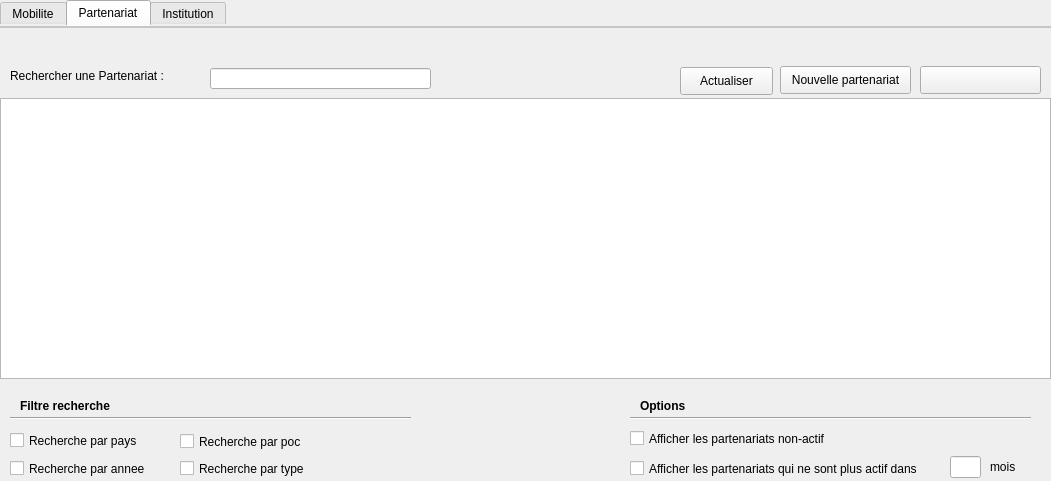
<?xml version="1.0" encoding="UTF-8"?>
<ui version="4.0">
 <class>TabWidget</class>
 <widget class="QTabWidget" name="TabWidget">
  <property name="geometry">
   <rect>
    <x>0</x>
    <y>0</y>
    <width>1051</width>
    <height>481</height>
   </rect>
  </property>
  <property name="windowTitle">
   <string>TabWidget</string>
  </property>
  <property name="styleSheet">
   <string notr="true">QTabWidget::pane { /* The tab widget frame */
    border-top: 2px solid #C2C7CB;
}</string>
  </property>
  <property name="currentIndex">
   <number>1</number>
  </property>
  <widget class="QWidget" name="MOBILITE">
   <attribute name="title">
    <string>Mobilite</string>
   </attribute>
   <widget class="QTableView" name="tableView_Mobilite">
    <property name="geometry">
     <rect>
      <x>0</x>
      <y>71</y>
      <width>1051</width>
      <height>281</height>
     </rect>
    </property>
   </widget>
   <widget class="QLineEdit" name="lineEdit_rechercheEtudiant">
    <property name="geometry">
     <rect>
      <x>170</x>
      <y>40</y>
      <width>221</width>
      <height>21</height>
     </rect>
    </property>
   </widget>
   <widget class="QCheckBox" name="checkBox_pays">
    <property name="geometry">
     <rect>
      <x>10</x>
      <y>402</y>
      <width>151</width>
      <height>21</height>
     </rect>
    </property>
    <property name="text">
     <string>Recherche par pays</string>
    </property>
   </widget>
   <widget class="QCheckBox" name="checkBox_duree">
    <property name="geometry">
     <rect>
      <x>10</x>
      <y>430</y>
      <width>151</width>
      <height>21</height>
     </rect>
    </property>
    <property name="text">
     <string>Recherche par duree</string>
    </property>
   </widget>
   <widget class="QCheckBox" name="checkBox_ecole">
    <property name="geometry">
     <rect>
      <x>180</x>
      <y>403</y>
      <width>151</width>
      <height>21</height>
     </rect>
    </property>
    <property name="text">
     <string>Recherche par ecole</string>
    </property>
   </widget>
   <widget class="QCheckBox" name="checkBox_classe">
    <property name="geometry">
     <rect>
      <x>180</x>
      <y>430</y>
      <width>151</width>
      <height>21</height>
     </rect>
    </property>
    <property name="text">
     <string>Recherche par classe</string>
    </property>
   </widget>
   <widget class="QPushButton" name="pushButton_newMobilite">
    <property name="geometry">
     <rect>
      <x>790</x>
      <y>39</y>
      <width>121</width>
      <height>28</height>
     </rect>
    </property>
    <property name="text">
     <string>Nouvelle Mobilite</string>
    </property>
   </widget>
   <widget class="QLabel" name="label_rechercheEleve">
    <property name="geometry">
     <rect>
      <x>10</x>
      <y>40</y>
      <width>151</width>
      <height>16</height>
     </rect>
    </property>
    <property name="text">
     <string>Rechercher un élève :</string>
    </property>
   </widget>
   <widget class="QPushButton" name="pushButton_statistiquesMobilite">
    <property name="geometry">
     <rect>
      <x>920</x>
      <y>38</y>
      <width>121</width>
      <height>28</height>
     </rect>
    </property>
    <property name="text">
     <string>Statistiques</string>
    </property>
   </widget>
   <widget class="QPushButton" name="pushButton_actualiserMobilite">
    <property name="geometry">
     <rect>
      <x>690</x>
      <y>38</y>
      <width>93</width>
      <height>28</height>
     </rect>
    </property>
    <property name="text">
     <string>Actualiser</string>
    </property>
   </widget>
   <widget class="Line" name="line_filtreRechercheMobilite">
    <property name="geometry">
     <rect>
      <x>10</x>
      <y>380</y>
      <width>401</width>
      <height>20</height>
     </rect>
    </property>
    <property name="orientation">
     <enum>Qt::Horizontal</enum>
    </property>
   </widget>
   <widget class="QLabel" name="label_filtreRechercheMobilite">
    <property name="geometry">
     <rect>
      <x>20</x>
      <y>370</y>
      <width>151</width>
      <height>16</height>
     </rect>
    </property>
    <property name="font">
     <font>
      <bold>true</bold>
     </font>
    </property>
    <property name="text">
     <string>Filtre recherche</string>
    </property>
   </widget>
  </widget>
  <widget class="QWidget" name="PARTENRIAT">
   <attribute name="title">
    <string>Partenariat</string>
   </attribute>
   <widget class="QTableView" name="tableView_Partenariat">
    <property name="geometry">
     <rect>
      <x>0</x>
      <y>70</y>
      <width>1051</width>
      <height>281</height>
     </rect>
    </property>
   </widget>
   <widget class="QPushButton" name="pushButton_newPartenariat">
    <property name="geometry">
     <rect>
      <x>780</x>
      <y>38</y>
      <width>131</width>
      <height>28</height>
     </rect>
    </property>
    <property name="text">
     <string>Nouvelle partenariat</string>
    </property>
   </widget>
   <widget class="QPushButton" name="pushButton_actualiserPartenariat">
    <property name="geometry">
     <rect>
      <x>680</x>
      <y>39</y>
      <width>93</width>
      <height>28</height>
     </rect>
    </property>
    <property name="text">
     <string>Actualiser</string>
    </property>
   </widget>
   <widget class="QLabel" name="label_recherchePartenariat">
    <property name="geometry">
     <rect>
      <x>10</x>
      <y>40</y>
      <width>201</width>
      <height>16</height>
     </rect>
    </property>
    <property name="text">
     <string>Rechercher une Partenariat :</string>
    </property>
   </widget>
   <widget class="QLineEdit" name="lineEdit_recherchePartenariat">
    <property name="geometry">
     <rect>
      <x>210</x>
      <y>40</y>
      <width>221</width>
      <height>21</height>
     </rect>
    </property>
   </widget>
   <widget class="QPushButton" name="pushButton_notificationPartenariat">
    <property name="geometry">
     <rect>
      <x>920</x>
      <y>38</y>
      <width>121</width>
      <height>28</height>
     </rect>
    </property>
    <property name="text">
     <string/>
    </property>
   </widget>
   <widget class="QCheckBox" name="checkBox_partenariatType">
    <property name="geometry">
     <rect>
      <x>180</x>
      <y>430</y>
      <width>151</width>
      <height>21</height>
     </rect>
    </property>
    <property name="text">
     <string>Recherche par type</string>
    </property>
   </widget>
   <widget class="QCheckBox" name="checkBox_partenariatPays">
    <property name="geometry">
     <rect>
      <x>10</x>
      <y>402</y>
      <width>151</width>
      <height>21</height>
     </rect>
    </property>
    <property name="text">
     <string>Recherche par pays</string>
    </property>
   </widget>
   <widget class="QCheckBox" name="checkBox_partenariatAnnee">
    <property name="geometry">
     <rect>
      <x>10</x>
      <y>430</y>
      <width>151</width>
      <height>21</height>
     </rect>
    </property>
    <property name="text">
     <string>Recherche par annee</string>
    </property>
   </widget>
   <widget class="QCheckBox" name="checkBox_partenariatPoc">
    <property name="geometry">
     <rect>
      <x>180</x>
      <y>403</y>
      <width>151</width>
      <height>21</height>
     </rect>
    </property>
    <property name="text">
     <string>Recherche par poc</string>
    </property>
   </widget>
   <widget class="QLabel" name="label_etatPartenariat">
    <property name="geometry">
     <rect>
      <x>40</x>
      <y>10</y>
      <width>311</width>
      <height>21</height>
     </rect>
    </property>
    <property name="text">
     <string/>
    </property>
   </widget>
   <widget class="QLabel" name="label_etatPartenariatColor">
    <property name="geometry">
     <rect>
      <x>10</x>
      <y>10</y>
      <width>21</width>
      <height>21</height>
     </rect>
    </property>
    <property name="text">
     <string/>
    </property>
   </widget>
   <widget class="Line" name="line_filtreRechercherPartenariat">
    <property name="geometry">
     <rect>
      <x>10</x>
      <y>380</y>
      <width>401</width>
      <height>20</height>
     </rect>
    </property>
    <property name="orientation">
     <enum>Qt::Horizontal</enum>
    </property>
   </widget>
   <widget class="QLabel" name="label_filtreRecherchePartenariat">
    <property name="geometry">
     <rect>
      <x>20</x>
      <y>370</y>
      <width>151</width>
      <height>16</height>
     </rect>
    </property>
    <property name="font">
     <font>
      <bold>true</bold>
     </font>
    </property>
    <property name="text">
     <string>Filtre recherche</string>
    </property>
   </widget>
   <widget class="Line" name="line_8">
    <property name="geometry">
     <rect>
      <x>630</x>
      <y>380</y>
      <width>401</width>
      <height>20</height>
     </rect>
    </property>
    <property name="orientation">
     <enum>Qt::Horizontal</enum>
    </property>
   </widget>
   <widget class="QLabel" name="label_optionsPartenariat">
    <property name="geometry">
     <rect>
      <x>640</x>
      <y>370</y>
      <width>151</width>
      <height>16</height>
     </rect>
    </property>
    <property name="font">
     <font>
      <bold>true</bold>
     </font>
    </property>
    <property name="text">
     <string>Options</string>
    </property>
   </widget>
   <widget class="QCheckBox" name="checkBox_affichagePartenariatNonActif">
    <property name="geometry">
     <rect>
      <x>630</x>
      <y>400</y>
      <width>221</width>
      <height>21</height>
     </rect>
    </property>
    <property name="text">
     <string>Afficher les partenariats non-actif</string>
    </property>
   </widget>
   <widget class="QCheckBox" name="checkBox_affiachagePartenariatNonActifMois">
    <property name="geometry">
     <rect>
      <x>630</x>
      <y>430</y>
      <width>321</width>
      <height>21</height>
     </rect>
    </property>
    <property name="text">
     <string>Afficher les partenariats qui ne sont plus actif dans </string>
    </property>
   </widget>
   <widget class="QLineEdit" name="lineEdit_PartenariatNonActifMois">
    <property name="geometry">
     <rect>
      <x>950</x>
      <y>428</y>
      <width>31</width>
      <height>22</height>
     </rect>
    </property>
   </widget>
   <widget class="QLabel" name="label_moisAffichage">
    <property name="geometry">
     <rect>
      <x>990</x>
      <y>431</y>
      <width>41</width>
      <height>16</height>
     </rect>
    </property>
    <property name="text">
     <string>mois</string>
    </property>
   </widget>
  </widget>
  <widget class="QWidget" name="Institution">
   <attribute name="title">
    <string>Institution</string>
   </attribute>
   <widget class="QTableView" name="tableView_Institution">
    <property name="geometry">
     <rect>
      <x>0</x>
      <y>71</y>
      <width>1051</width>
      <height>281</height>
     </rect>
    </property>
   </widget>
   <widget class="QPushButton" name="pushButton_actualiserInstitution">
    <property name="geometry">
     <rect>
      <x>810</x>
      <y>39</y>
      <width>93</width>
      <height>28</height>
     </rect>
    </property>
    <property name="text">
     <string>Actualiser</string>
    </property>
   </widget>
   <widget class="QLabel" name="label_rechercheInstitution">
    <property name="geometry">
     <rect>
      <x>10</x>
      <y>48</y>
      <width>191</width>
      <height>16</height>
     </rect>
    </property>
    <property name="text">
     <string>Rechercher une Institution : </string>
    </property>
   </widget>
   <widget class="QPushButton" name="pushButton_newInstitution">
    <property name="geometry">
     <rect>
      <x>910</x>
      <y>38</y>
      <width>131</width>
      <height>28</height>
     </rect>
    </property>
    <property name="text">
     <string>Nouvelle Institution</string>
    </property>
   </widget>
   <widget class="QLineEdit" name="lineEdit_rechercheInstitution">
    <property name="geometry">
     <rect>
      <x>200</x>
      <y>40</y>
      <width>221</width>
      <height>21</height>
     </rect>
    </property>
   </widget>
   <widget class="QCheckBox" name="checkBox_institutionPays">
    <property name="geometry">
     <rect>
      <x>10</x>
      <y>402</y>
      <width>181</width>
      <height>21</height>
     </rect>
    </property>
    <property name="text">
     <string>Recherche par pays</string>
    </property>
   </widget>
   <widget class="Line" name="line_filtreRechercherInstitution">
    <property name="geometry">
     <rect>
      <x>10</x>
      <y>380</y>
      <width>401</width>
      <height>20</height>
     </rect>
    </property>
    <property name="orientation">
     <enum>Qt::Horizontal</enum>
    </property>
   </widget>
   <widget class="QLabel" name="label_filtreRechercheInstitution">
    <property name="geometry">
     <rect>
      <x>20</x>
      <y>370</y>
      <width>151</width>
      <height>16</height>
     </rect>
    </property>
    <property name="font">
     <font>
      <bold>true</bold>
     </font>
    </property>
    <property name="text">
     <string>Filtre recherche</string>
    </property>
   </widget>
  </widget>
 </widget>
 <resources/>
 <connections/>
</ui>
